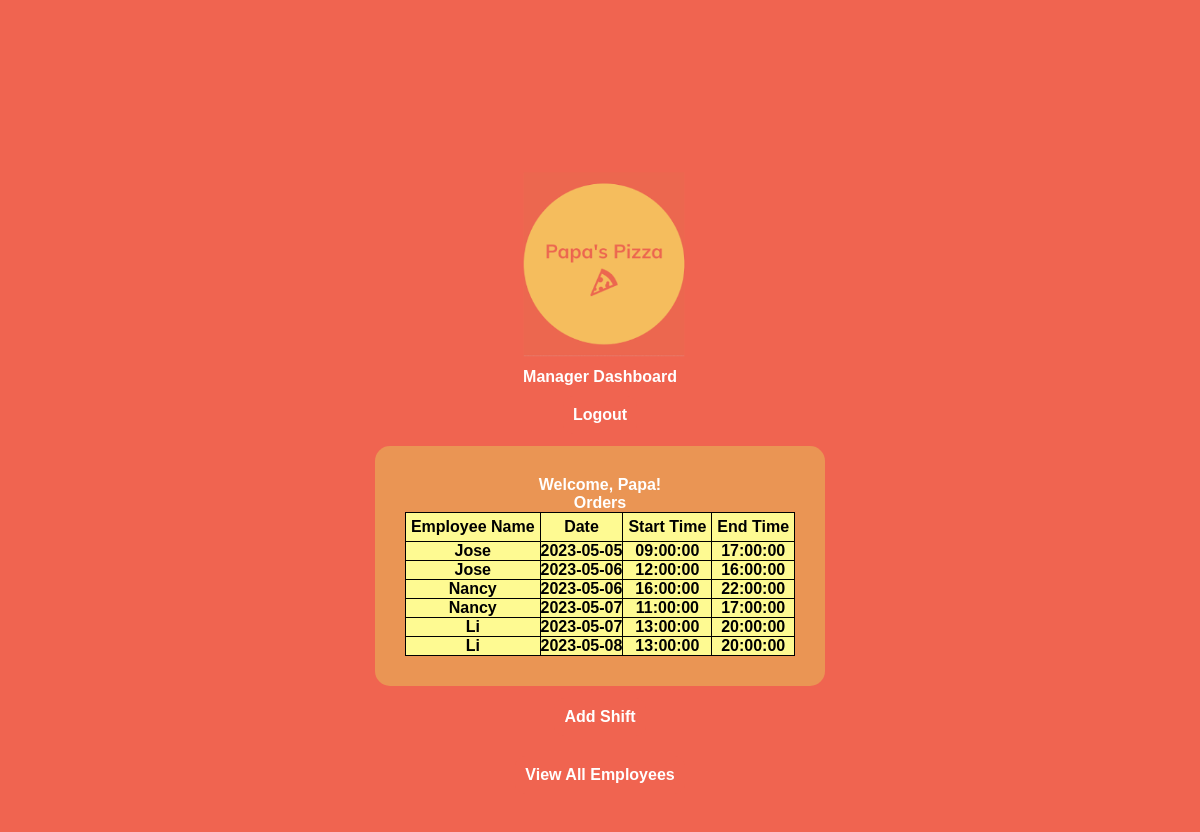
Page /all_employee_shifts (signed in) on the committed database.
### app.py (models this page shows)
class Employees(db.Model):
    id = db.Column(db.Integer, primary_key = True, autoincrement=True)
    user_id = db.Column(db.Integer, db.ForeignKey('users.id', name='fk_employees_users'), unique=True)
    name = db.Column(db.String(30))
    phone = db.Column(db.Integer)

### app.py (the view)
@app.route('/all_employee_shifts', methods=['GET'])
@login_required
def all_employee_shifts():
    all_shifts = Shifts.query.all()
    shifts_data = [
    {
        'id': shift.id,
        'date': shift.shift_date.strftime('%Y-%m-%d'),
        'start_time': shift.start_time.strftime('%H:%M:%S'),
        'end_time': shift.end_time.strftime('%H:%M:%S'),
        'employee_name': shift.employee.name if shift.employee is not None else 'Not assigned',
    }
    for shift in all_shifts
]
    return render_template('manager_dashboard.html', shifts_data=shifts_data)

### app.py (called while the page is built)
@login_manager.user_loader
def load_user(user_id):
   return Users.query.get(int(user_id))

### templates/manager_dashboard.html (shortened to what this page needs)
<html>
  <head>
    <link rel="stylesheet" type="text/css" href="{{ url_for('static', filename='style.css') }}" />
    <img src="/static/assets/Papas_logo.png" alt="Papa's Pizza">
    <h1>Manager Dashboard</h1>
    <a class ="logout-link" href="{{ url_for('logout') }}"><button>Logout</button></a>
  </head>
  <body>
    <div class="grid-container">
    <h7>Welcome, Papa!</h7>
    {% block content %}
      <h7>Orders</h7>
        <table>
          <thead>
            <tr>
              <th>Employee Name</th>
              <th>Date</th>
              <th>Start Time</th>
              <th>End Time</th>
            </tr>
          </thead>
          <tbody>
            {% for shift in shifts_data %}
              <tr>
                <td>{{ shift.employee_name }}</td>
                <td>{{ shift.date }}</td>
                <td>{{ shift.start_time }}</td>
                <td>{{ shift.end_time }}</td>
              </tr>
            {% endfor %}
          </tbody>
        </table>
    </div>
        {% endblock %}
        <a class ="add_shift-link" href="{{ url_for('add_shift') }}"><button>Add Shift</button></a>
        <a class ="current_employees-link" href="{{ url_for('current_employees') }}"><button>View All Employees</button></a>
  </body>
</html>

### static/style.css (style rules this page uses)
* { margin: 0; padding: 0; background-color: #f06450; font-family: "Lucida Sans Unicode", "Lucida Grande", sans-serif; font-size: 16px; color: white; font-weight: 700; }
body { display: flex; flex-direction: column; justify-content: center; align-items: center; height: 100vh; margin: 50px; padding: 20px; }
h1,h2 { margin-top: 10px; color:#FFFFFF; }
h7 { background-color: rgb(234,149,84); text-align: center; }
img { margin-top: 30px; }
div { background-color: rgb(234,149,84); padding: 2px; border-radius: 5px; margin: 2px auto; max-width: 400px; }
button { margin: 10px auto; padding: 10px; border-radius: 10px; border: none; font-size: 16px; font-family: sans-serif; color:white; }
table, th, td { border: 1px solid; text-align: center; background-color: #FEFA92; color: #000000; }
table { width: 100%; border-collapse: collapse; margin: auto; }
th { padding: 5px; }
.grid-container { display: grid; background-color: rgb(234,149,84); padding: 30px; border-radius: 15px; }

### rows in the picture
Employees: employee_name "Jose", date "2023-05-05", start_time "09:00:00", end_time "17:00:00", date "2023-05-06", start_time "12:00:00", end_time "16:00:00"
Employees: employee_name "Nancy", date "2023-05-06", start_time "16:00:00", end_time "22:00:00", date "2023-05-07", start_time "11:00:00", end_time "17:00:00"
Employees: employee_name "Li", date "2023-05-07", start_time "13:00:00", end_time "20:00:00", date "2023-05-08"
